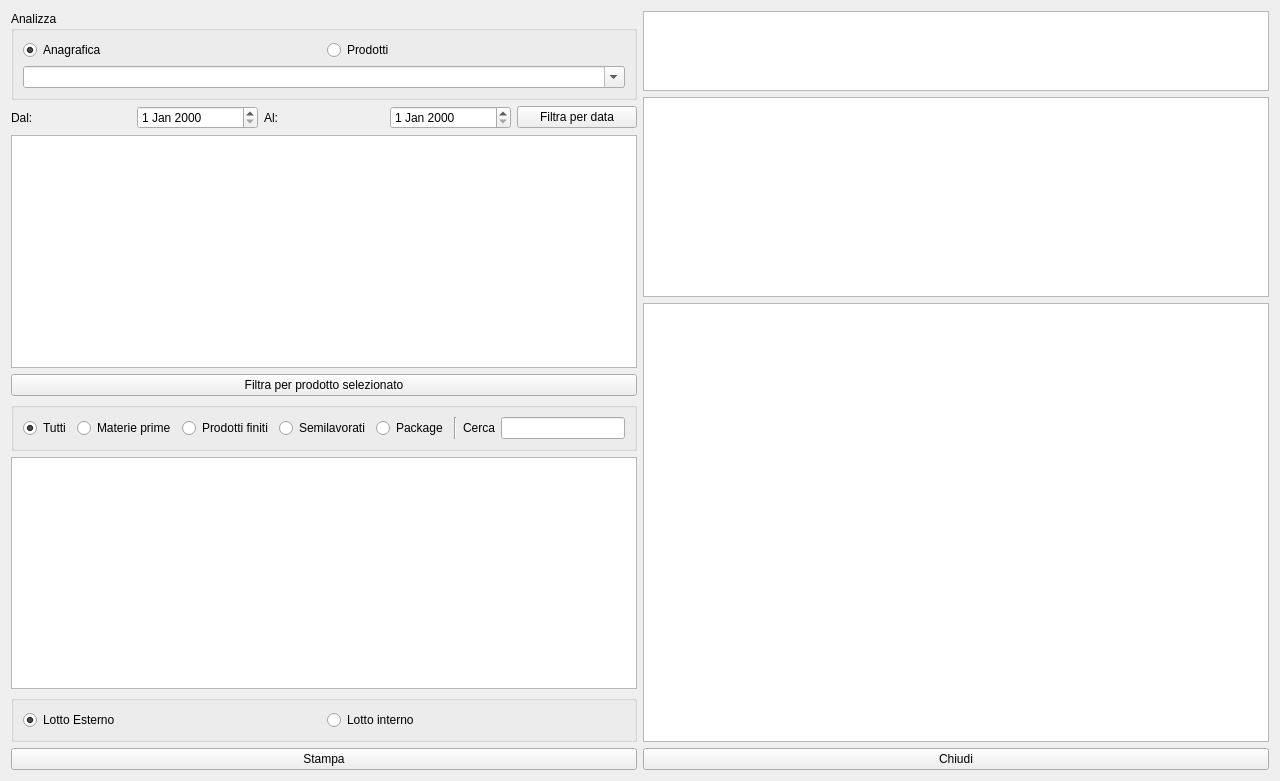
<?xml version="1.0" encoding="UTF-8"?>
<ui version="4.0">
 <class>HAnalyze_a</class>
 <widget class="QWidget" name="HAnalyze_a">
  <property name="windowModality">
   <enum>Qt::ApplicationModal</enum>
  </property>
  <property name="geometry">
   <rect>
    <x>0</x>
    <y>0</y>
    <width>1280</width>
    <height>781</height>
   </rect>
  </property>
  <property name="windowTitle">
   <string>Analisi</string>
  </property>
  <property name="windowIcon">
   <iconset resource="icons.qrc">
    <normaloff>:/Resources/Chart.PNG</normaloff>:/Resources/Chart.PNG</iconset>
  </property>
  <layout class="QVBoxLayout" name="verticalLayout_8">
   <item>
    <layout class="QVBoxLayout" name="verticalLayout_7">
     <item>
      <layout class="QHBoxLayout" name="horizontalLayout_6">
       <item>
        <layout class="QVBoxLayout" name="verticalLayout_6">
         <item>
          <widget class="QGroupBox" name="groupBox">
           <property name="title">
            <string>Analizza</string>
           </property>
           <layout class="QVBoxLayout" name="verticalLayout">
            <item>
             <layout class="QHBoxLayout" name="horizontalLayout_2">
              <item>
               <widget class="QRadioButton" name="rbAnagrafica">
                <property name="text">
                 <string>Anagrafica</string>
                </property>
                <property name="checked">
                 <bool>true</bool>
                </property>
               </widget>
              </item>
              <item>
               <widget class="QRadioButton" name="rbProdotti">
                <property name="text">
                 <string>Prodotti</string>
                </property>
                <property name="checked">
                 <bool>false</bool>
                </property>
               </widget>
              </item>
             </layout>
            </item>
            <item>
             <widget class="QComboBox" name="cbProdotti">
              <property name="editable">
               <bool>true</bool>
              </property>
              <property name="insertPolicy">
               <enum>QComboBox::NoInsert</enum>
              </property>
             </widget>
            </item>
           </layout>
          </widget>
         </item>
         <item>
          <layout class="QVBoxLayout" name="verticalLayout_2">
           <item>
            <layout class="QHBoxLayout" name="horizontalLayout">
             <item>
              <widget class="QLabel" name="label">
               <property name="text">
                <string>Dal:</string>
               </property>
              </widget>
             </item>
             <item>
              <widget class="QDateEdit" name="dateDal"/>
             </item>
             <item>
              <widget class="QLabel" name="label_2">
               <property name="maximumSize">
                <size>
                 <width>16777215</width>
                 <height>16777215</height>
                </size>
               </property>
               <property name="text">
                <string>Al:</string>
               </property>
              </widget>
             </item>
             <item>
              <widget class="QDateEdit" name="dateAl"/>
             </item>
             <item>
              <widget class="QPushButton" name="pushButton_3">
               <property name="text">
                <string>Filtra per data</string>
               </property>
              </widget>
             </item>
            </layout>
           </item>
           <item>
            <widget class="QListView" name="lvWhat"/>
           </item>
           <item>
            <widget class="QPushButton" name="pbFilter">
             <property name="text">
              <string>Filtra per prodotto selezionato</string>
             </property>
             <property name="icon">
              <iconset>
               <normaloff>:/Search.PNG</normaloff>:/Search.PNG</iconset>
             </property>
             <property name="checkable">
              <bool>true</bool>
             </property>
             <property name="flat">
              <bool>false</bool>
             </property>
            </widget>
           </item>
           <item>
            <widget class="QGroupBox" name="groupBox_2">
             <property name="minimumSize">
              <size>
               <width>0</width>
               <height>40</height>
              </size>
             </property>
             <property name="title">
              <string/>
             </property>
             <property name="flat">
              <bool>false</bool>
             </property>
             <layout class="QVBoxLayout" name="verticalLayout_5">
              <item>
               <layout class="QHBoxLayout" name="horizontalLayout_4">
                <item>
                 <widget class="QRadioButton" name="rbAll">
                  <property name="text">
                   <string>Tutti</string>
                  </property>
                  <property name="checked">
                   <bool>true</bool>
                  </property>
                 </widget>
                </item>
                <item>
                 <widget class="QRadioButton" name="rbMateriePrime">
                  <property name="text">
                   <string>Materie prime</string>
                  </property>
                 </widget>
                </item>
                <item>
                 <widget class="QRadioButton" name="rbProdottiFiniti">
                  <property name="text">
                   <string>Prodotti finiti</string>
                  </property>
                 </widget>
                </item>
                <item>
                 <widget class="QRadioButton" name="rbSemilavorati">
                  <property name="text">
                   <string>Semilavorati</string>
                  </property>
                 </widget>
                </item>
                <item>
                 <widget class="QRadioButton" name="rbPackage">
                  <property name="text">
                   <string>Package</string>
                  </property>
                 </widget>
                </item>
                <item>
                 <widget class="Line" name="line">
                  <property name="orientation">
                   <enum>Qt::Vertical</enum>
                  </property>
                 </widget>
                </item>
                <item>
                 <widget class="QLabel" name="label_3">
                  <property name="text">
                   <string>Cerca</string>
                  </property>
                 </widget>
                </item>
                <item>
                 <widget class="QLineEdit" name="lineEdit"/>
                </item>
               </layout>
              </item>
             </layout>
            </widget>
           </item>
           <item>
            <widget class="QTableView" name="tvMain">
             <property name="selectionBehavior">
              <enum>QAbstractItemView::SelectRows</enum>
             </property>
             <attribute name="verticalHeaderVisible">
              <bool>false</bool>
             </attribute>
            </widget>
           </item>
           <item>
            <widget class="QGroupBox" name="groupBox_3">
             <property name="minimumSize">
              <size>
               <width>0</width>
               <height>40</height>
              </size>
             </property>
             <property name="title">
              <string/>
             </property>
             <layout class="QVBoxLayout" name="verticalLayout_4">
              <item>
               <layout class="QHBoxLayout" name="horizontalLayout_5">
                <item>
                 <widget class="QRadioButton" name="rbLes">
                  <property name="text">
                   <string>Lotto Esterno</string>
                  </property>
                  <property name="checked">
                   <bool>true</bool>
                  </property>
                 </widget>
                </item>
                <item>
                 <widget class="QRadioButton" name="rbLin">
                  <property name="text">
                   <string>Lotto interno</string>
                  </property>
                  <property name="checked">
                   <bool>false</bool>
                  </property>
                 </widget>
                </item>
               </layout>
              </item>
             </layout>
            </widget>
           </item>
          </layout>
         </item>
        </layout>
       </item>
       <item>
        <layout class="QVBoxLayout" name="verticalLayout_3">
         <item>
          <widget class="QTableView" name="tvDetails">
           <property name="maximumSize">
            <size>
             <width>16777215</width>
             <height>80</height>
            </size>
           </property>
           <property name="sizeAdjustPolicy">
            <enum>QAbstractScrollArea::AdjustToContents</enum>
           </property>
           <property name="alternatingRowColors">
            <bool>true</bool>
           </property>
           <property name="selectionBehavior">
            <enum>QAbstractItemView::SelectRows</enum>
           </property>
           <property name="sortingEnabled">
            <bool>false</bool>
           </property>
           <attribute name="horizontalHeaderStretchLastSection">
            <bool>true</bool>
           </attribute>
           <attribute name="verticalHeaderVisible">
            <bool>false</bool>
           </attribute>
          </widget>
         </item>
         <item>
          <widget class="QTableView" name="tableView">
           <property name="maximumSize">
            <size>
             <width>16777215</width>
             <height>200</height>
            </size>
           </property>
           <property name="alternatingRowColors">
            <bool>true</bool>
           </property>
           <property name="selectionMode">
            <enum>QAbstractItemView::SingleSelection</enum>
           </property>
           <property name="selectionBehavior">
            <enum>QAbstractItemView::SelectRows</enum>
           </property>
           <property name="sortingEnabled">
            <bool>true</bool>
           </property>
           <attribute name="horizontalHeaderStretchLastSection">
            <bool>true</bool>
           </attribute>
          </widget>
         </item>
         <item>
          <widget class="QTableView" name="tvDetailsLot">
           <property name="selectionMode">
            <enum>QAbstractItemView::SingleSelection</enum>
           </property>
           <property name="selectionBehavior">
            <enum>QAbstractItemView::SelectRows</enum>
           </property>
           <attribute name="horizontalHeaderStretchLastSection">
            <bool>true</bool>
           </attribute>
          </widget>
         </item>
        </layout>
       </item>
      </layout>
     </item>
     <item>
      <layout class="QHBoxLayout" name="horizontalLayout_3">
       <item>
        <widget class="QPushButton" name="pushButton_2">
         <property name="text">
          <string>Stampa</string>
         </property>
         <property name="icon">
          <iconset>
           <normaloff>:/Printer-icon.png</normaloff>:/Printer-icon.png</iconset>
         </property>
         <property name="iconSize">
          <size>
           <width>32</width>
           <height>32</height>
          </size>
         </property>
        </widget>
       </item>
       <item>
        <widget class="QPushButton" name="pushButton">
         <property name="text">
          <string>Chiudi</string>
         </property>
         <property name="icon">
          <iconset>
           <normaloff>:/Banned-Sign.PNG</normaloff>:/Banned-Sign.PNG</iconset>
         </property>
         <property name="iconSize">
          <size>
           <width>32</width>
           <height>32</height>
          </size>
         </property>
        </widget>
       </item>
      </layout>
     </item>
    </layout>
   </item>
  </layout>
 </widget>
 <resources>
  <include location="icons.qrc"/>
 </resources>
 <connections/>
</ui>
